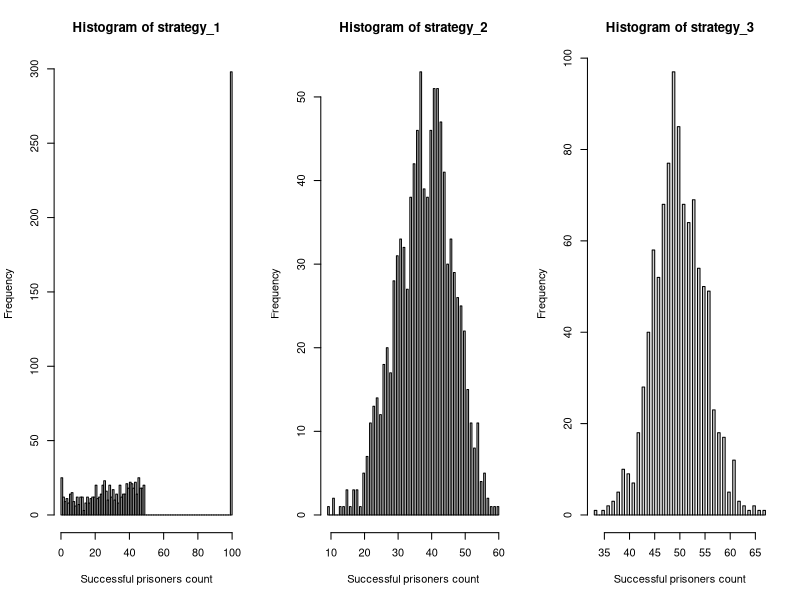

Write the R code that produced this figure.
# Statistical Programming Coursework 2

# Members and contributions ---------------------------------------------------------------
## 1. Stefi Tirkova
## 2. Passara Chanchotisatien

# CODE DESCRIPTION

# The purpose of this code is to stimulate the prisoner problem which is defined as follows (from coursework spec):
  # • 2n prisoners each have a unique prisoner number from 1 to 2n.
  # • The prison contains a room in which there are 2n boxes, each with a unique number from 1 to 2n painted
  # on its lid.
  # • 2n cards, each printed with a unique number from 1 to 2n, are randomly placed one in each box.
  # • The prisoners have the task of finding the card with their number on it by opening a maximum on n boxes.
  # • After each prisoner’s go, the room is returned exactly to its original state and the prisoner is not allowed to
  # communicate with prisoners yet to have their go.
  # • If all prisoners succeed in finding their number, then they all go free.

# This code calculates the probability of prisoners going free if they follow one of 3 possible strategies (from coursework spec):
  # Strategy 1: The prisoner starts at the box with their number on it, opens it and reads the number on the card: k, say. If k
  # is not their prisoner number, they go to box number k, open it and repeat the process until they have either
  # found the card with their number on it, or opened n boxes without finding it.
  # Strategy 2: As strategy 1, but starting from a randomly selected box.
  # Strategy 3: They open n boxes at random, checking each card for their number.


# Helper / Additional functions

is_successful <- function(n, pris_n, card_num, strategy) {
  if(strategy == 3) {if (pris_n %in% sample(card_num,n)){ return(1) } else{ return(0)} } 
  boxes_opened <- 0
  current_box_num <- c(pris_n, sample(as.integer(n+n), 1))[strategy]
  while(boxes_opened < n) {
    if(card_num[current_box_num] == pris_n) { return(1) }
    boxes_opened = boxes_opened + 1
    current_box_num <- card_num[current_box_num]
  }
  return (0)  
}

# pone function

pone <- function(n, k, strategy, nreps) {
  success_count <- 0
  for(i in 1:nreps){success_count<-success_count+is_successful(n,k,sample(1:as.integer(n+n)),strategy)}
  return((success_count / nreps))
}

# pall function

pall <- function(n, strategy, nreps) {
  success_vec <- rep(0,nreps)
  two_n <- as.integer(n+n)
  for(i in 1:nreps){
    card_numbers <- sample(1:two_n)
    prisoner_status = rep(1,two_n)
    for(prisoner_num in 1:two_n){ prisoner_status[prisoner_num] <- is_successful(n, prisoner_num, card_numbers, strategy)}
    success_vec[i] <- sum(prisoner_status)
  }
  probability_all_succeed <- (length(success_vec[success_vec == two_n])/nreps)
  return(list(probability_all_succeed, success_vec))
}


# Here, we estimate the individual and joint success probabilities for each strategy
# for when n = 5 and n = 50.

num_trials = 10000

# one prisoner succeeding in finding their number
print("Estimating the probability of a single prisoner succeeding:")
n = 5
print("n = 5")
cat("Strategy 1 resulted in probability of ", pone(n, 3, 1,num_trials), ".",sep="")
cat("Strategy 2 resulted in probability of ", pone(n, 3, 2,num_trials), ".",sep="")
cat("Strategy 3 resulted in probability of ", pone(n, 3, 3,num_trials), ".",sep="")

n = 50
cat("Strategy 1 resulted in probability of ", pone(n, 34, 1,num_trials), ".",sep="")
cat("Strategy 2 resulted in probability of ", pone(n, 34, 2,num_trials), ".",sep="")
cat("Strategy 3 resulted in probability of ", pone(n, 34, 3,num_trials), ".",sep="")


# all prisoners succeeding in finding their number
print("Estimating the probability of all prisoners succeeding:")
n = 5
cat("Strategy 1 resulted in probability of ", unlist(pall(n,1,num_trials)[1]), ".",sep="")
cat("Strategy 2 resulted in probability of ", unlist(pall(n,2,num_trials)[1]), ".",sep="")
cat("Strategy 3 resulted in probability of ", unlist(pall(n,3,num_trials)[1]), ".",sep="")

n = 50
cat("Strategy 1 resulted in probability of ", unlist(pall(n,1,num_trials)[1]), ".",sep="")
cat("Strategy 2 resulted in probability of ", unlist(pall(n,2,num_trials)[1]), ".",sep="")
cat("Strategy 3 resulted in probability of ", unlist(pall(n,3,num_trials)[1]), ".",sep="")


# In this section, we elaborate why the results are surprising.

## From running the simulations, we are able to see that one of the three strategies work
# surprisingly well which is strategy 1 which gives an approximate 31% chance of all
# prisoners succeeding in finding their numbers. We found this surprising because we know
# that the probability of one prisoner succeeding is 0.5. Say if n = 50, and if we were to 
# think about this naively, to find the probability of all prisoners succeeding, we would do:
# P(success) = (0.5)^100 (where n = 50), which would give us an extremely extremely low
# probability. That is why it is surprising to find out that there is a way where there is a
# 31% chance of all prisoners succeeding. When we calculate the probability using the 3rd 
# strategy, the probability of each prisoner succeeding is independent of each other. However,
# when we use Strategy 2, that is no longer the case.

# Below we can see the difference in probabilities and number of successful prisoners between 
# Strategy 1 and Strategy 3. We visualize the frequencies of each number of successful prisoners
# below for strategies 1, 2, and 3 in the form of histograms.

par(mfrow=c(1,3))

strategy_1 <- unlist(pall(50,1,1000)[2])
hist(strategy_1, breaks=100, xlab="Successful prisoners count")

strategy_2 <- unlist(pall(50,2,1000)[2])
hist(strategy_2, breaks=100, xlab="Successful prisoners count")

strategy_3 <- unlist(pall(50,3,1000)[2])
hist(strategy_3, breaks=100, xlab="Successful prisoners count")

# We see that in strategy 1, either all prisoners win together or the majority loses together.
# Whereas in strategy 3, it is half and half (mostly between 4-60 successful prisoners).
